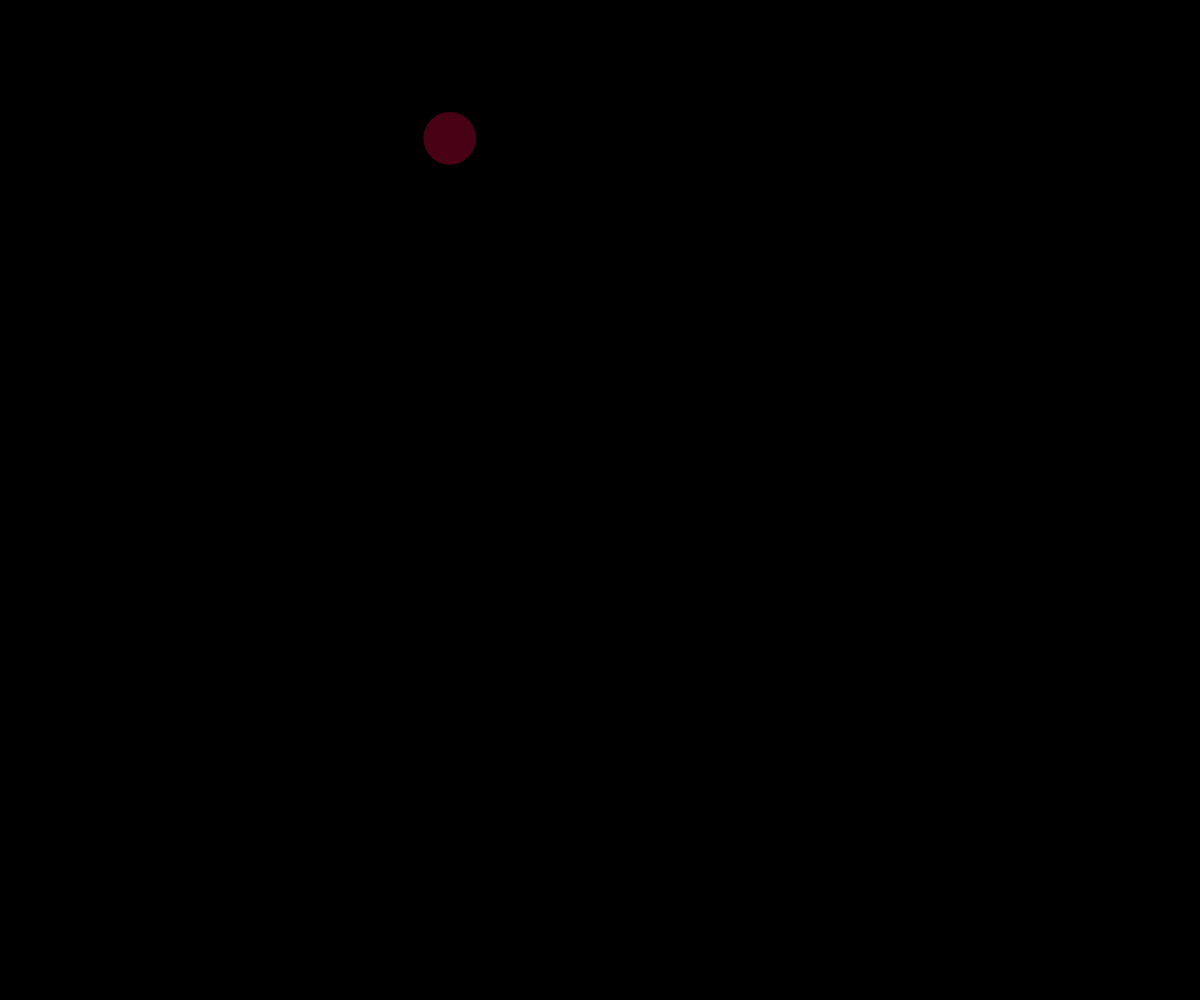
Frame 1 (no input)
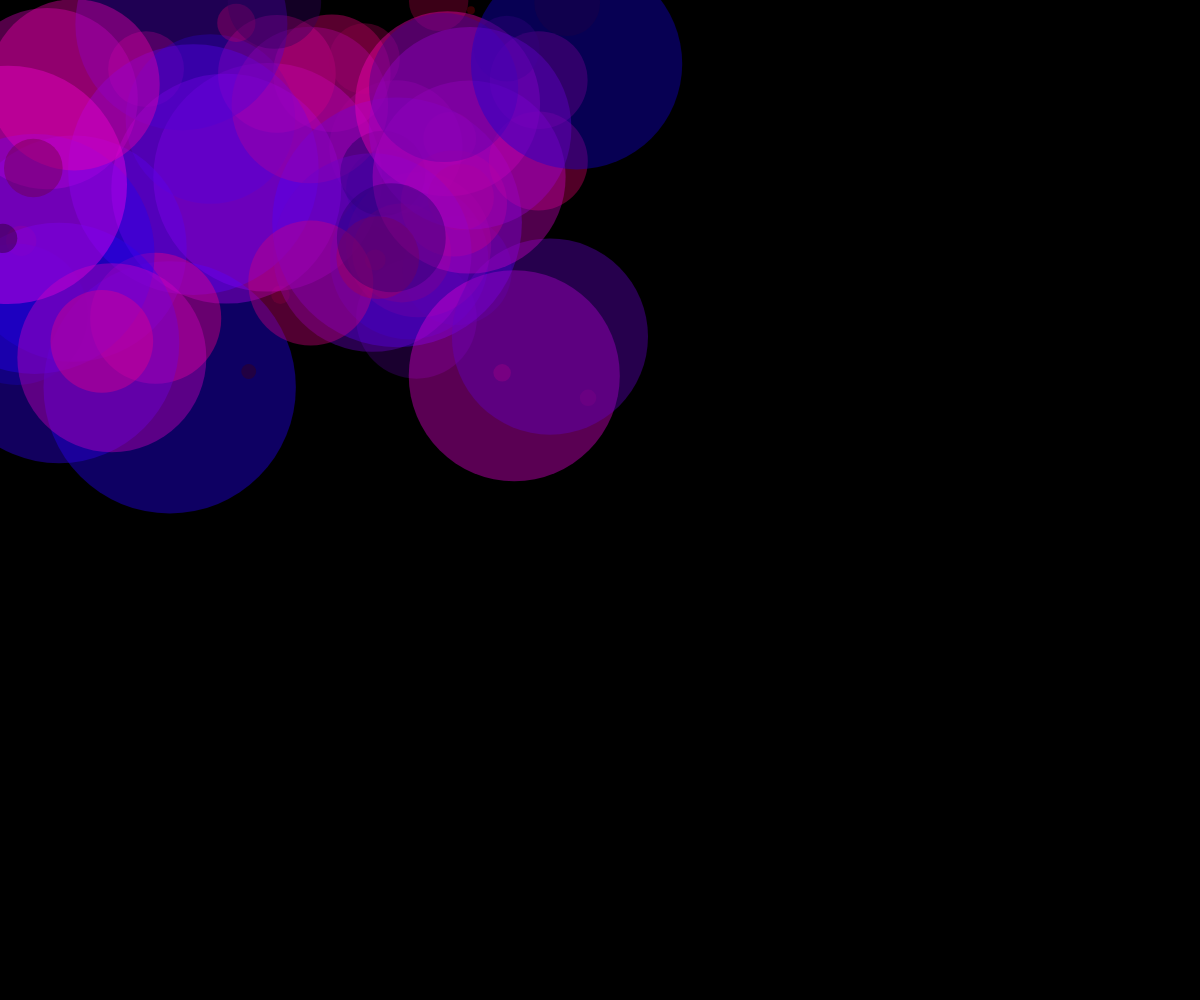
Frame 60 (no input)
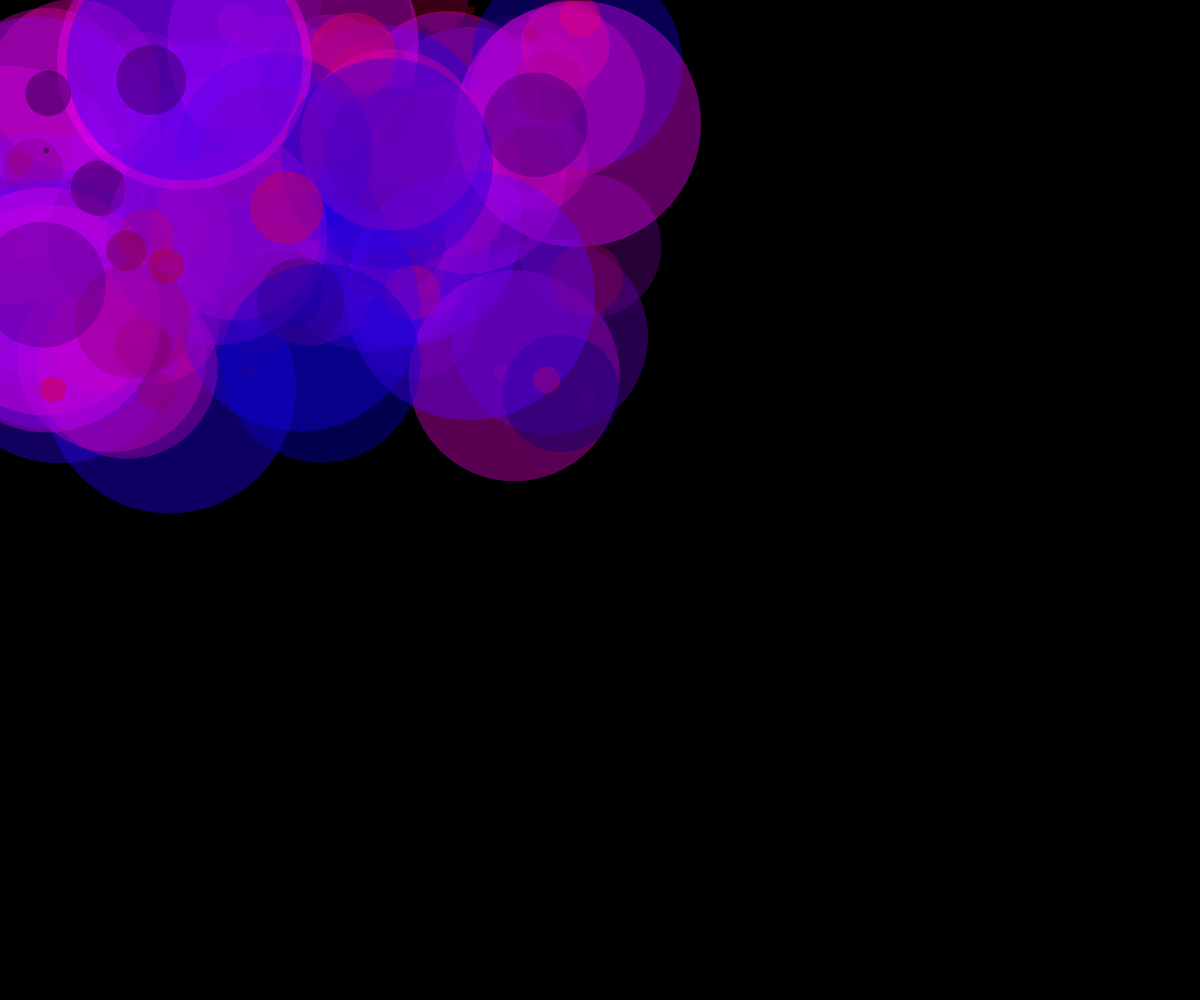
Frame 120 (the mouse pressed at the canvas centre since frame 60)

The p5.js sketch that drew these frames (run headless with seeded random() and noise() and a simulated clock; from frame 60 on, the mouse is pressed at the canvas centre):

// p5.js sketch
// ── sketch.js
let x,y,r,g,b;

function setup() {
  createCanvas(windowWidth,windowHeight);
  background(0);
}

function draw() {
  r = random(0,255);
  g = 0;
  b = random(0, 255);
  x = random(0,600 );
  y = random(0,400);
    noStroke();
  fill(r,g,b, 100);
  circle(x,y,b,24);

  
}
